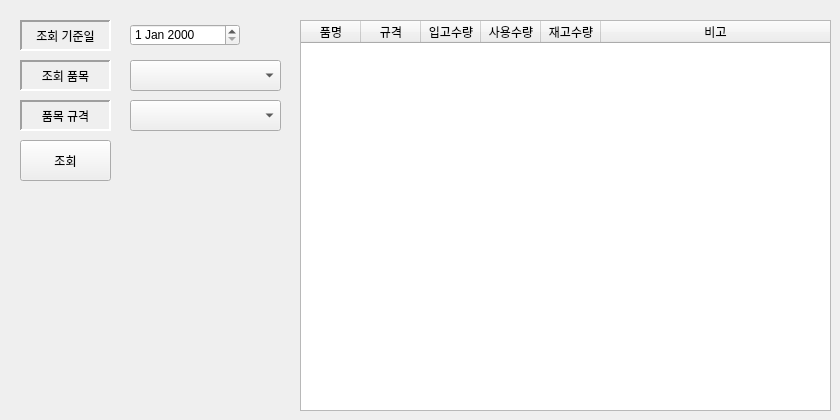
    <widget class="QWidget" name="tab">
     <attribute name="title">
      <string>자재 재고 조회</string>
     </attribute>
     <widget class="QTableWidget" name="onstockTableWidget">
      <property name="geometry">
       <rect>
        <x>300</x>
        <y>20</y>
        <width>531</width>
        <height>391</height>
       </rect>
      </property>
      <property name="alternatingRowColors">
       <bool>true</bool>
      </property>
      <property name="sortingEnabled">
       <bool>true</bool>
      </property>
      <attribute name="horizontalHeaderDefaultSectionSize">
       <number>60</number>
      </attribute>
      <attribute name="horizontalHeaderStretchLastSection">
       <bool>true</bool>
      </attribute>
      <column>
       <property name="text">
        <string>품명</string>
       </property>
      </column>
      <column>
       <property name="text">
        <string>규격</string>
       </property>
      </column>
      <column>
       <property name="text">
        <string>입고수량</string>
       </property>
      </column>
      <column>
       <property name="text">
        <string>사용수량</string>
       </property>
      </column>
      <column>
       <property name="text">
        <string>재고수량</string>
       </property>
      </column>
      <column>
       <property name="text">
        <string>비고</string>
       </property>
      </column>
     </widget>
     <widget class="QComboBox" name="CB_onstockItems">
      <property name="geometry">
       <rect>
        <x>130</x>
        <y>60</y>
        <width>151</width>
        <height>31</height>
       </rect>
      </property>
     </widget>
     <widget class="QLabel" name="label_3">
      <property name="geometry">
       <rect>
        <x>20</x>
        <y>60</y>
        <width>91</width>
        <height>31</height>
       </rect>
      </property>
      <property name="frameShape">
       <enum>QFrame::Panel</enum>
      </property>
      <property name="frameShadow">
       <enum>QFrame::Sunken</enum>
      </property>
      <property name="lineWidth">
       <number>2</number>
      </property>
      <property name="text">
       <string>조회 품목</string>
      </property>
      <property name="alignment">
       <set>Qt::AlignCenter</set>
      </property>
     </widget>
     <widget class="QDateEdit" name="onstockDate">
      <property name="geometry">
       <rect>
        <x>130</x>
        <y>24</y>
        <width>110</width>
        <height>22</height>
       </rect>
      </property>
     </widget>
     <widget class="QLabel" name="label_2">
      <property name="geometry">
       <rect>
        <x>20</x>
        <y>20</y>
        <width>91</width>
        <height>31</height>
       </rect>
      </property>
      <property name="frameShape">
       <enum>QFrame::Panel</enum>
      </property>
      <property name="frameShadow">
       <enum>QFrame::Sunken</enum>
      </property>
      <property name="lineWidth">
       <number>2</number>
      </property>
      <property name="text">
       <string>조회 기준일</string>
      </property>
      <property name="alignment">
       <set>Qt::AlignCenter</set>
      </property>
     </widget>
     <widget class="QLabel" name="label_10">
      <property name="geometry">
       <rect>
        <x>20</x>
        <y>100</y>
        <width>91</width>
        <height>31</height>
       </rect>
      </property>
      <property name="frameShape">
       <enum>QFrame::Panel</enum>
      </property>
      <property name="frameShadow">
       <enum>QFrame::Sunken</enum>
      </property>
      <property name="lineWidth">
       <number>2</number>
      </property>
      <property name="text">
       <string>품목 규격</string>
      </property>
      <property name="alignment">
       <set>Qt::AlignCenter</set>
      </property>
     </widget>
     <widget class="QComboBox" name="CB_onstockSpecs">
      <property name="geometry">
       <rect>
        <x>130</x>
        <y>100</y>
        <width>151</width>
        <height>31</height>
       </rect>
      </property>
     </widget>
     <widget class="QPushButton" name="PB_onstockQuery">
      <property name="geometry">
       <rect>
        <x>20</x>
        <y>140</y>
        <width>91</width>
        <height>41</height>
       </rect>
      </property>
      <property name="text">
       <string>조회</string>
      </property>
     </widget>
    </widget>
